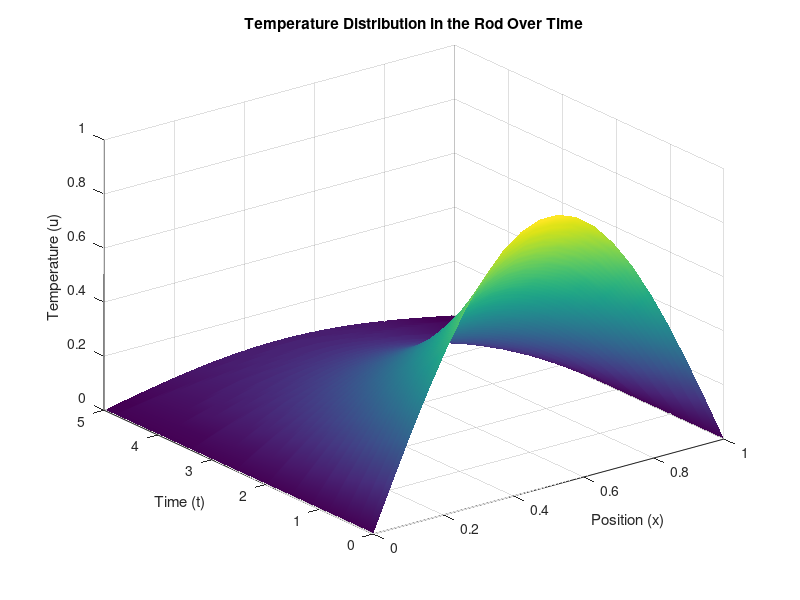

MATLAB code to generate this figure:
clc;    % Clear the command window
clear;  % Clear all variables in workspace
clf;    % Clear the current figure handle

% Parameters
L = 1;               % Length of the rod
T = 5;               % Total simulation time (increased for steady state)
alpha = 0.05;        % Thermal diffusivity
Nx = 20;             % Number of spatial grid points
Nt = 200;            % Number of time steps (increased for finer resolution)
dx = L / (Nx - 1);   % Spatial step size

% Adjust dt to satisfy the stability criterion
dt = min(T / Nt, 0.5 * dx^2 / alpha);

% Discretized domain
x = linspace(0, L, Nx);
t = linspace(0, T, Nt);

% Initial condition
u = sin(pi * x / L);  % Sinusoidal initial condition

% Initialize U to store results
U = zeros(Nx, Nt);
U(:, 1) = u;          % Store the initial condition in the first column

% Time-stepping loop
for n = 1:Nt-1       % Temporal index
    % Update each spatial point (excluding boundaries)
    for i = 2:Nx-1
        u(i) = U(i, n) + alpha * dt / dx^2 * (U(i+1, n) - 2*U(i, n) + U(i-1, n));
    end
    % Enforce boundary conditions
    u(1)  = 0;
    u(Nx) = 0;
    
    % Store the updated values in U for the next time step
    U(:, n+1) = u;
end

% Create a 3D surface plot
[X, T] = meshgrid(x, t);

%figure;
surf(X, T, U');  % Transpose U for correct orientation
title('Temperature Distribution in the Rod Over Time');
xlabel('Position (x)');
ylabel('Time (t)');
zlabel('Temperature (u)');
shading interp; % Optional: for smoother plot
